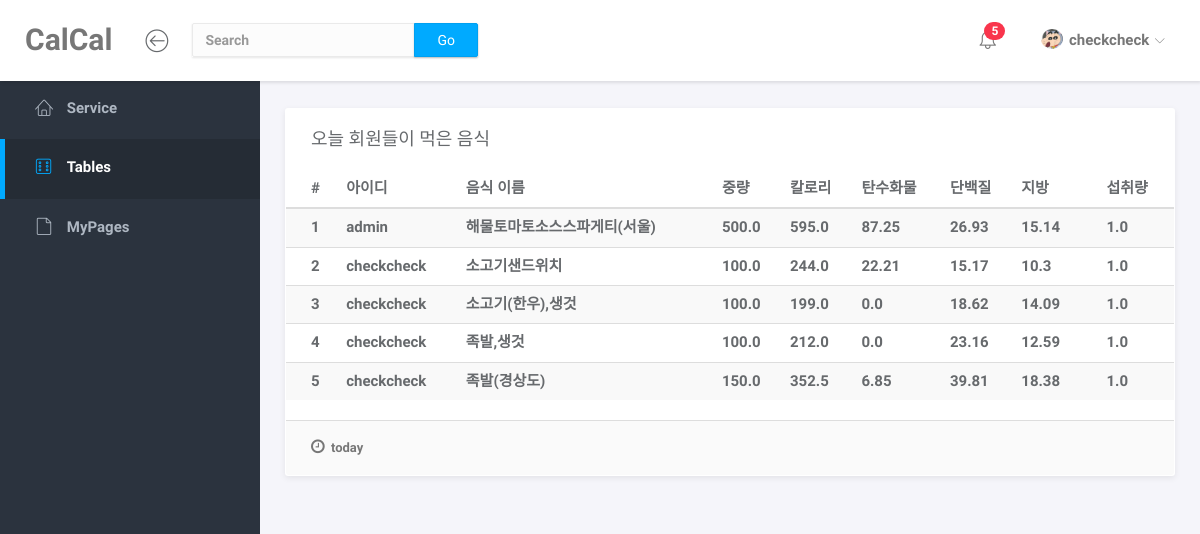
The page /FoodInfo/table/ (signed in) on the database as committed earlier.
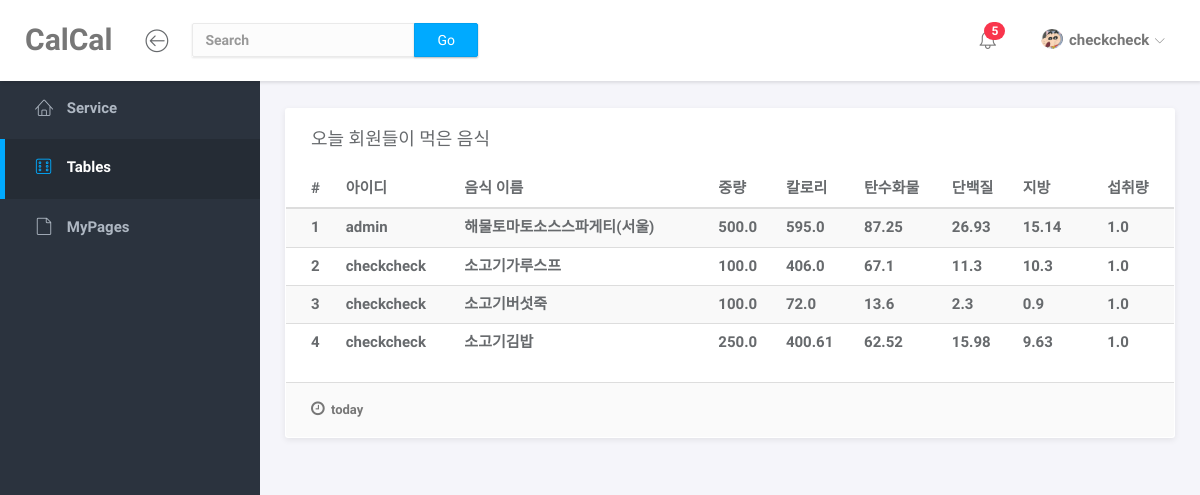
The same page on the database as committed later.
### User/models.py (models this page shows, shortened)
class User(AbstractBaseUser):
    username = models.CharField(
        verbose_name='username',
        max_length=40,
        unique=True,
    )
    email = models.EmailField(
        verbose_name='email',
        max_length=240,
    )
    age = models.PositiveIntegerField(null=True, blank=True)
    weight = models.PositiveIntegerField(null=True, blank=True)
    height = models.PositiveIntegerField(null=True, blank=True)
    gender = models.SmallIntegerField(choices=GENDER_CHOICES)
    is_active = models.BooleanField(default=True)
    is_admin = models.BooleanField(default=False)
    objects = UserManager()
    USERNAME_FIELD = 'username'
    REQUIRED_FIELDS = ['email', 'age', 'gender', 'weight', 'height']

### FoodInfo/models.py (models this page shows, shortened)
class UserTable(models.Model):
    authuser = models.ForeignKey(User,on_delete=models.CASCADE)
    table = models.ForeignKey(Table, on_delete=models.CASCADE)
    name = models.CharField('음식 이름', max_length=30)
    serving_wt = models.FloatField('제공량')
    kcal = models.FloatField('칼로리')
    carbo = models.FloatField('탄수화물')
    protein = models.FloatField('단백질')
    fat = models.FloatField('지방')
    company = models.TextField('회사명', max_length=30)
    amount = models.FloatField('섭취량', default=1)
    date = models.DateField('날짜', default=datetime.now().strftime('%Y-%m-%d'), blank=True)

### FoodInfo/views.py (the view)
# urls.py: path('table/', views.table, name='table'),
def table(requset):
    baseDate = datetime.date.today()
    todayTable = (UserTable.objects.all()).filter(
            date=baseDate)
    return render(requset, 'tables.html', {'todayTable':todayTable})

### FoodInfo/templates/tables.html (shortened to what this page needs)
<!doctype html>
<html lang="en">
<head>
	<link rel="stylesheet" href="/static/service/vendor/bootstrap/css/bootstrap.min.css">
	<link rel="stylesheet" href="/static/service/vendor/font-awesome/css/font-awesome.min.css">
	<link rel="stylesheet" href="/static/service/vendor/linearicons/style.css">
	<link rel="stylesheet" href="/static/service/vendor/chartist/css/chartist-custom.css">
	<link rel="stylesheet" href="/static/service/css/main.css">
	<link rel="stylesheet" href="/static/service/css/demo.css">
</head>
<body>
	<b id="wrapper">
		<nav class="navbar navbar-default navbar-fixed-top">
			<div class="brand" >
				    <a class="navbar-brand" href="{% url 'FoodInfo:service' %}" style="">CalCal</a>
			</div>
			<div class="container-fluid">
				<div class="navbar-btn">
					<button type="button" class="btn-toggle-fullwidth"><i class="lnr lnr-arrow-left-circle"></i></button>
				</div>
				<form class="navbar-form navbar-left" action="{% url 'FoodInfo:search' %}" method="POST">
					<div class="input-group">
						<input type="search" value="{{ q }}" class="form-control" placeholder="Search" name="q" >
						<span class="input-group-btn">
						<button type="submit" class="btn btn-primary">Go</button></span>
					</div>
				</form>
				<div id="navbar-menu">
					<ul class="nav navbar-nav navbar-right">
						<li class="dropdown">
							<a href="#" class="dropdown-toggle icon-menu" data-toggle="dropdown">
								<span class="badge bg-danger">5</span>
							</a>
						</li>
						<li class="dropdown">
							{% if user.is_authenticated %}
							<a href="#" class="dropdown-toggle" data-toggle="dropdown"><img src="/static/service/img/1.PNG" class="img-circle" alt="Avatar"> <span>{{ user.username }}</span> <i class="icon-submenu lnr lnr-chevron-down"></i></a>
							{% endif %}
						</li>
					</ul>
				</div>
			</div>
		</nav>
		<div id="sidebar-nav" class="sidebar">
			<div class="sidebar-scroll">
				<nav>
					<ul class="nav">
						<li><a href="{%url 'FoodInfo:service' %}" class=""><i class="lnr lnr-home"></i> <span>Service</span></a></li>
						<li><a href="{%url 'FoodInfo:table' %}" class="active"><i class="lnr lnr-dice"></i> <span>Tables</span></a></li>
						<li><a href="{%url 'FoodInfo:mypage' %}" class=""><i class="lnr lnr-file-empty"></i> <span>MyPages</span> </a></li>
					</ul>
				</nav>
			</div>
		</div>
		<div class="main">
			<div class="main-content">
				<div class="container-fluid">
					<div class="panel">
						<div class="panel-heading">
							<h3 class="panel-title">오늘 회원들이 먹은 음식</h3>
						</div>
						<div class="panel-body no-padding">
							<table class="table table-striped">
								<thead>
									<tr>
										<th>#</th>
										<th>아이디</th>
										<th>음식 이름</th>
										<th>중량</th>
										<th>칼로리</th>
										<th>탄수화물</th>
										<th>단백질</th>
										<th>지방</th>
										<th>섭취량</th>
									</tr>
								</thead>
								<tbody>
								{% for food in todayTable.all %}
									<tr>
										<td>{{forloop.counter}}</td>
										<td>{{food.authuser.username}}</td>
										<td>{{food.name}}</td>
										<td>{{food.serving_wt}}</td>
										<td>{{food.kcal}}</td>
										<td>{{food.carbo}}</td>
										<td>{{food.protein}}</td>
										<td>{{food.fat}}</td>
										<td>{{food.amount}}</td>
									</tr>
								{% endfor %}
								</tbody>
							</table>
						</div>
						<div class="panel-footer">
							<div class="row">
								<div class="col-md-6"><span class="panel-note"><i class="fa fa-clock-o"></i> today </span></div>
							</div>
						</div>
					</div>
				</div>
			</div>
		</div>
    </b>
</body>
</html>

### FoodInfo/templates/tables.html (style rules this page uses)
.navbar-default .brand { float: left; padding: 15px 10px; background-color: #fff; }

Rows that differ between the two databases and show on the page:
removed UserTable: authuser.username "checkcheck", name "소고기샌드위치", serving_wt "100.0", kcal "244.0", carbo "22.21", protein "15.17", fat "10.3", amount "1.0"
removed UserTable: authuser.username "checkcheck", name "소고기(한우),생것", serving_wt "100.0", kcal "199.0", carbo "0.0", protein "18.62", fat "14.09", amount "1.0"
removed UserTable: authuser.username "checkcheck", name "족발,생것", serving_wt "100.0", kcal "212.0", carbo "0.0", protein "23.16", fat "12.59", amount "1.0"
removed UserTable: authuser.username "checkcheck", name "족발(경상도)", serving_wt "150.0", kcal "352.5", carbo "6.85", protein "39.81", fat "18.38", amount "1.0"
added UserTable: authuser.username "checkcheck", name "소고기가루스프", serving_wt "100.0", kcal "406.0", carbo "67.1", protein "11.3", fat "10.3", amount "1.0"
added UserTable: authuser.username "checkcheck", name "소고기버섯죽", serving_wt "100.0", kcal "72.0", carbo "13.6", protein "2.3", fat "0.9", amount "1.0"
added UserTable: authuser.username "checkcheck", name "소고기김밥", serving_wt "250.0", kcal "400.61", carbo "62.52", protein "15.98", fat "9.63", amount "1.0"
